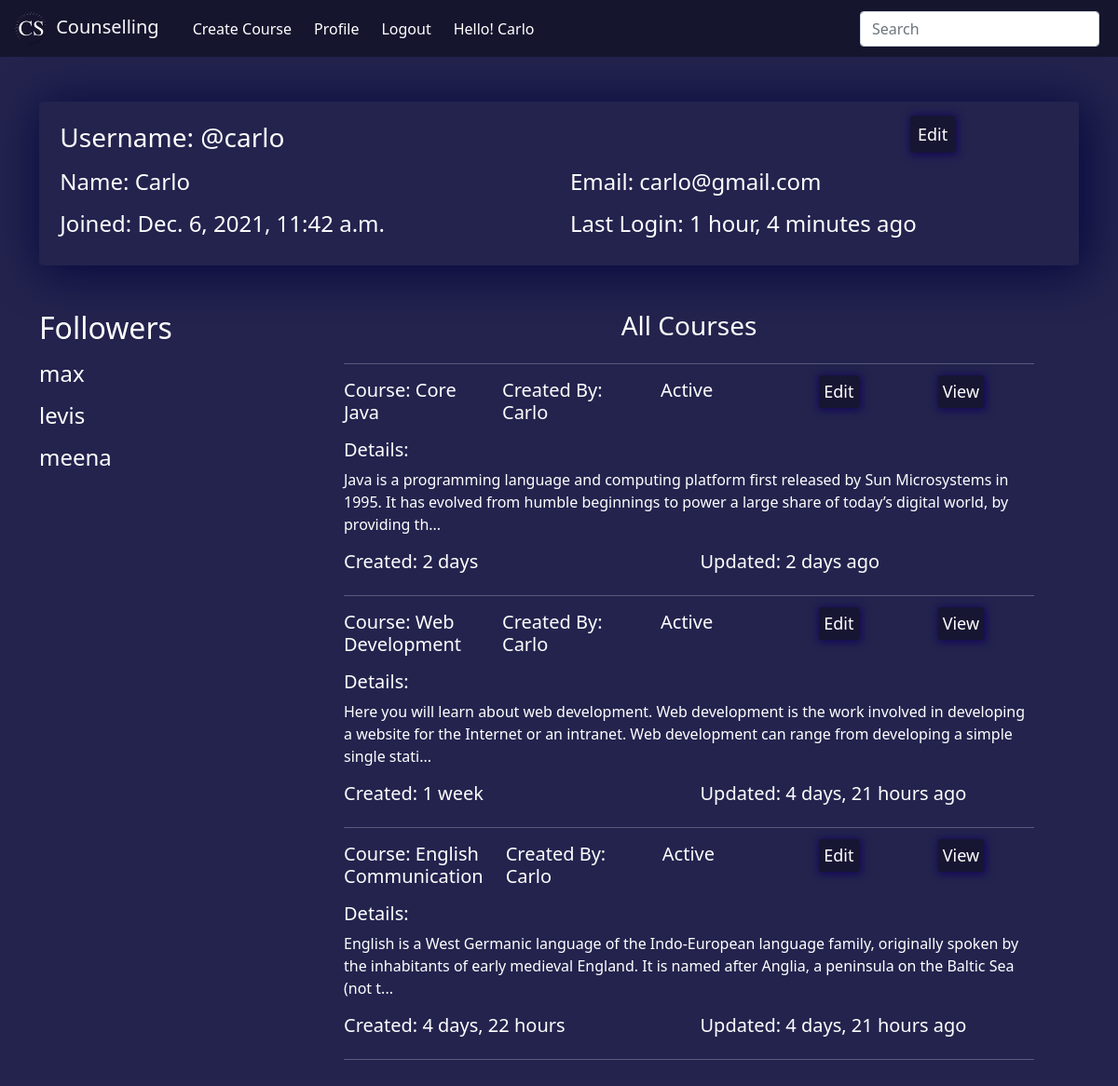
Screenshot of /profile/ (signed in) with the database file from the repository.
### base/models.py (models this page shows, shortened)
class follower(models.Model):
    mentor = models.CharField(max_length=150)
    student = models.CharField(max_length=150)
    status = models.BooleanField(default=True)

class course(models.Model):
    user = models.ForeignKey(User, on_delete=models.SET_NULL, null=True)
    course_name = models.CharField(max_length=100)
    course_description = models.TextField(null=True)
    course_isactive = models.BooleanField(default=True)
    course_created = models.DateTimeField(auto_now_add=True)
    course_updated = models.DateTimeField(auto_now=True)
    class Meta:
        ordering = ['-course_updated', '-course_created']

### base/views.py (the view)
# urls.py: path('profile/', views.profile, name='profile'),
@login_required(login_url='login')
def profile(request):
    user = request.user
    if user.is_superuser:
        courses = course.objects.all()
    else:
        courses = course.objects.filter(user=user)
    mentors = User.objects.filter(groups=1)
    if user.is_superuser:
        students = User.objects.filter(groups=2)
    else:
        followers = follower.objects.filter(mentor=user)
        students = []
        for i in followers:
            stu = User.objects.get(username=i.student)
            students.append(stu)
    applied_course = applyforcourse.objects.filter(user=user)
    following = follower.objects.filter(student=user)
    ment = []
    for i in following:
        ment.append(i.mentor)
    followers = follower.objects.filter(mentor=user)
    stu = []
    for i in followers:
        stu.append(i.student)
    context = {
        "courses":courses,
        "mentors":mentors,
        "students":students,
        "appliedCourse":applied_course,
        "followList":ment,
        "followers":stu,
    }
    return render(request, 'profile.html', context)

### templates/profile.html (shortened to what this page needs)
{% extends 'main.html' %}
{% block content %}
{% if user.is_authenticated %}
<div class="container mt-5">
    <div class="profile mb-5">
    <div class="row mb-2">
        <div class="col">
            <h3>Username: @{{user.get_username}}</h3>
        </div>
        <div class="col-2">
            <div class="login-inp">
                <a href="{% url 'edit-user' user.id %}" id="edit-btn">Edit</a>
            </div>
        </div>
    </div>
    <div class="row mb-2">
        <div class="col">
            <h4>Name: {{user.get_full_name}}</h4>
        </div>
        <div class="col">
            <h4>Email: {{user.email}}</h4>
        </div>
    </div>
    <div class="row">
        <div class="col">
            <h4>Joined: {{user.date_joined}}</h4>
        </div>
        <div class="col">
            <h4>Last Login: {{user.last_login|timesince}} ago</h4>
        </div>
    </div>
    </div>
    {% if request.user.is_staff or request.user.is_superuser %}
    {% if not request.user.is_superuser %}
    <div class="container-dash">
        <div class="followers">
            <h2>Followers</h2>
            {% for item in followers %}
            <h4 class="mt-3">{{item}}</h4>
            {% endfor %}
        </div>
        {% include 'coursecontent.html' %}
    </div>
    {% else %}
        {% include 'coursecontent.html' %}
    {% endif %}
    {% endif %}
</div>
{% endif %}
{% endblock content %}

### templates/main.html (shortened to what this page needs)
<!DOCTYPE html>
{% load static %}
<html lang="en">
<head>
    <link href="https://cdn.jsdelivr.net/npm/bootstrap@5.1.3/dist/css/bootstrap.min.css" rel="stylesheet">
    <link rel="stylesheet" href="{% static 'main.css' %}">
</head>
<body>
    <nav class="navbar navbar-expand-lg">
    <div class="container-fluid">
        <a class="navbar-brand text-light" href="{% url 'home' %}">
        <img src="{% static 'Logo.png' %}" class="mx-1" height="35" width="auto"> Counselling
        </a>
        <div class="collapse navbar-collapse" id="navbarSupportedContent">
        <ul class="navbar-nav me-auto mb-2 mb-lg-0">
            <li class="nav-item mx-1">
            {% if not request.user.is_staff %}
            {% else %}
            <li class="nav-item mx-1">
                <a class="nav-link" href="{% url 'createCourse' %}">Create Course</a>
            </li>
            {% endif %}
            <li class="nav-item mx-1">
            <a class="nav-link" href="{% url 'profile'%}">Profile</a>
            </li>
            <li class="nav-item mx-1">
            {% if request.user.is_authenticated %}
                <a class="nav-link" href="{% url 'logout' %}">Logout</a>
            {% else %}
                <a class="nav-link" href="{% url 'login' %}">Login</a>
            {% endif%}
            </li>
            {% if request.user.is_authenticated %}
            <li class="nav-item mx-1">
            <a class="nav-link">Hello! {{request.user.first_name}}</a>
            </li>
            {% endif %}
        </ul>
        <form class="d-flex">
            <input class="form-control me-2" type="text" name="q" placeholder="Search" aria-label="Search">
        </form>
        </div>
    </div>
    </nav>
    {% block content %}
    {% endblock %}
</body>
</html>

### templates/coursecontent.html (shortened to what this page needs)
<div class="dashboard mx-5">
    <h3 class="text-center mb-4">All Courses</h3>
    <hr>
    {% for course in courses %}
    {% if course.course_isactive == True %}
    <div class="row mb-2">
        <div class="col">
            <h5>Course: {{course.course_name}}</h5>
        </div>
        <div class="col">
            <h5>Created By: {{course.user.first_name}}</h5>
        </div>
        {% if request.user == course.user or request.user.is_superuser %}
            <div class="col">
                {% if course.course_isactive == True %}
                    <h5>Active</h5>
                {% else %}
                    <h5>Inactive</h5>
                {% endif %}
            </div>
        {% endif %}
        {% if request.user == course.user or request.user.is_superuser %}
        <div class="col-2">
            <div class="login-inp">
                <a href="{% url 'edit-course' course.id %}" id="edit-btn">Edit</a>
            </div>
        </div>
        <div class="col-2">
            <div class="login-inp">
                <a href="{% url 'view-course' course.id %}" id="edit-btn">View</a>
            </div>
        </div>
        {% else %}
        <div class="col-2">
            <div class="login-inp">
                <a href="{% url 'view-course' course.id %}" id="edit-btn">View</a>
            </div>
        </div>
        {% endif %}
        </div>
    <h5>Details:</h5>
    <p>{{course.course_description|slice:":200"}}...</p>
    <div class="row mb-2">
        <div class="col">
            <h5>Created: {{course.course_created|timesince}}</h5>
        </div>
        <div class="col">
            <h5>Updated: {{course.course_updated|timesince}} ago</h5>
        </div>
    </div>
    <hr>
    {% endif %}
    {% endfor %}
</div>

### static/main.css (style rules this page uses)
body { color: white; background-color: rgb(35, 35, 78); }
.navbar { background-color: rgb(21, 21, 46); }
.nav-item a { color: white; }
.container-dash { display: grid; grid-template-columns: 1fr 3fr; }

### templates/profile.html (style rules this page uses)
.login-inp a { text-decoration: none; margin-top: 2%; font-size: large; box-shadow: 1px 1px 10px 1px rgb(17, 4, 90); transform: translateY(-2%); border: none; margin-right: 1%; border-radius: 4%; padding: 5%; background-color: rgb(22, 22, 51); color: white; }
.profile { padding: 2%; box-shadow: 5px 5px 50px rgb(4, 4, 61); border-radius: 1%; }

### templates/coursecontent.html (style rules this page uses)
.login-inp a { text-decoration: none; padding: 5%; margin-top: 2%; font-size: large; box-shadow: 1px 1px 10px 1px rgb(17, 4, 90); transform: translateY(-2%); border: none; margin-right: 1%; border-radius: 4%; background-color: rgb(22, 22, 51); color: white; }

### rows the page displays
follower: followers "max"
follower: followers "levis"
follower: followers "meena"
course: course_name "Core Java", user.first_name "Carlo", course_isactive "Active", shows "Edit", course_description "Java is a programming language and computing platform first released by Sun Microsystems in 1995. It has evolved from humble beginnings to power a large share of today’s digital world, by providing th", course_created "2 days", course_updated "2 days"
course: course_name "Web Development", user.first_name "Carlo", course_isactive "Active", shows "Edit", course_description "Here you will learn about web development. Web development is the work involved in developing a website for the Internet or an intranet. Web development can range from developing a simple single stati", course_created "1 week", course_updated "4 days, 21 hours"
course: course_name "English Communication", user.first_name "Carlo", course_isactive "Active", shows "Edit", course_description "English is a West Germanic language of the Indo-European language family, originally spoken by the inhabitants of early medieval England. It is named after Anglia, a peninsula on the Baltic Sea (not t", course_created "4 days, 22 hours", course_updated "4 days, 21 hours"

### other values shown
{{ request.user.first_name }} "Carlo"
{{ user.get_username }} "carlo"
{{ user.get_full_name }} "Carlo"
{{ user.email }} "carlo@gmail.com"
{{ user.date_joined }} "Dec. 6, 2021, 11:42 a.m."
{{ user.last_login|timesince }} "1 hour, 4 minutes"
